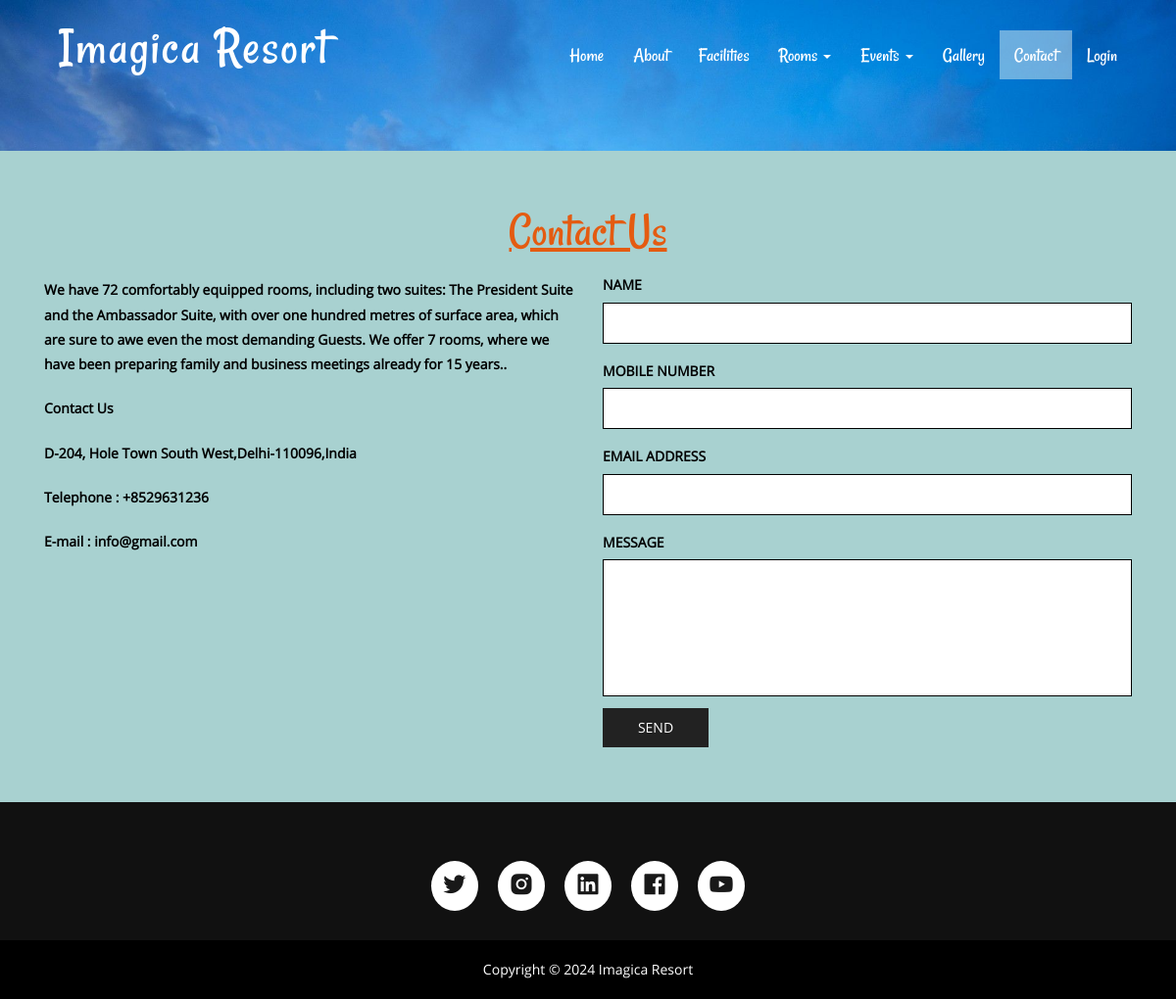
The page /contact.php on the database its author committed.
### tables this page shows
CREATE TABLE `tblpage` (
  `ID` int(10) NOT NULL,
  `PageType` varchar(120) DEFAULT NULL,
  `PageTitle` varchar(200) DEFAULT NULL,
  `PageDescription` mediumtext DEFAULT NULL,
  `Email` varchar(120) DEFAULT NULL,
  `MobileNumber` bigint(10) DEFAULT NULL,
  `UpdationDate` timestamp NULL DEFAULT NULL ON UPDATE current_timestamp()
);

### contact.php (the view, shortened to what this page needs)
<?php
include('includes/dbconnection.php');
?>
<!DOCTYPE HTML>
<html>
<head>
<link href="css/bootstrap.css" rel="stylesheet" type="text/css" media="all">
<link href="css/style.css" rel="stylesheet" type="text/css" media="all" />
</head>
<body>
			<div class="header head-top">
				<div class="container">
			<?php include_once('includes/header.php');?>
		</div>
</div>
			<div class="content">
				<div class="contact">
				<div class="container">
					<h2>contact us</h2>
				<div class="contact-grids">
					<div class="col-md-6 contact-left">
						<?php
$sql="SELECT * from tblpage where PageType='aboutus'";
$query = $dbh -> prepare($sql);
$query->execute();
$results=$query->fetchAll(PDO::FETCH_OBJ);
$cnt=1;
if($query->rowCount() > 0)
{
foreach($results as $row)
{               ?>
						<p><?php  echo htmlentities($row->PageDescription);?>.</p><?php $cnt=$cnt+1;}} ?>
						<?php
$sql="SELECT * from tblpage where PageType='contactus'";
$query = $dbh -> prepare($sql);
$query->execute();
$results=$query->fetchAll(PDO::FETCH_OBJ);
$cnt=1;
if($query->rowCount() > 0)
{
foreach($results as $row)
{               ?>
							<address>
								<p><?php  echo htmlentities($row->PageTitle);?></p>
								<p><?php  echo htmlentities($row->PageDescription);?></p>
								<p>Telephone : +<?php  echo htmlentities($row->MobileNumber);?></p>
								<p>E-mail : <?php  echo htmlentities($row->Email);?></p>
							</address><?php $cnt=$cnt+1;}} ?>
					</div>
						<div class="col-md-6 contact-right">
							<form method="post">
								<h5>Name</h5>
								<input type="text"  type="text" value="" name="name" required="true">
								<h5>Mobile Number</h5>
								<input type="text" name="phone" required="true" maxlength="10" pattern="[0-9]+">
								<h5>Email Address</h5>
								<input type="text" type="email" value="" name="email" required="true">
								<h5>Message</h5>
								 <textarea rows="10" name="message" required="true"></textarea>
								 <input type="submit" value="send" name="submit">
						 	 </form>
						</div>
						<div class="clearfix"></div>
					</div>
				</div>
			</div>
			</div>
			<?php include_once('includes/footer.php');?>
</html>

### css/style.css (style rules this page uses)
h1,h2,h3,h4,h5,h6 { padding:0 0; margin:0 0; }
p { padding:0 0; margin:0 0; }
body { padding:0 0; margin:0 0; font-family: 'OpenSans-Regular' }
.header { background:url(../images/b1.jpg) no-repeat 0px 0px; background-size:cover; -webkit-background-size: cover; -moz-background-size: cover; -o-background-size: cover; -ms-background-size: cover; min-height:764px; padding-bottom: 4em; }
.head-top { min-height: 115px !important; }
.contact { background-color: #a8d1d0; padding: 4em 0; }
.contact h2 { font-size: 3.5em; text-decoration: underline; text-transform: capitalize; font-family: 'Rancho-Regular'; color: #e45b11; text-align:center; }
.contact-left p { margin-top: 20px; color:black; font-weight: 800; font-size: 1em; line-height: 1.8em; }
address { margin: 1em 0 0; }
.contact-right h5 { margin-top: 10px; font-size:1em; text-transform: uppercase; font-weight: bolder; padding: 10px 0; color: black; }
.contact-right input[type="text"] { width: 100%; padding: 10px 10px; font-size: 1em; outline: none; border: 1px solid #000; }
.contact-right textarea { width: 100%; padding: 10px 10px; font-size: 1em; height: 10em; resize: none; outline: none; border: 1px solid #000; }
.contact-right input[type="submit"] { width: 20%; font-size: 1em; text-transform: uppercase; background: #222; border: none; outline: none; margin-top: 0.5em; color: #fff; font-weight: 500; padding: 10px 0; }
@media (max-width:1440px) { .header { min-height: 679px; } }
@media (max-width:1366px) { .header { min-height: 652px; } }
@media (max-width:1280px) { .header { min-height: 602px; } }

### rows shown on the page
tblpage: PageDescription "We have 72 comfortably equipped rooms, including two suites: The President Suite and the Ambassador Suite, with over one hundred metres of surface area, which are sure to awe even the most demanding Guests. We offer 7 rooms, where we have been preparing family and business meetings already for 15 years."
tblpage: PageTitle "Contact Us", PageDescription "D-204, Hole Town South West,Delhi-110096,India", MobileNumber "8529631236", Email "info@gmail.com"
